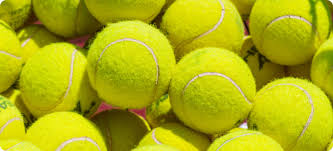
#> input picture OpenCV/HoughIslemleri/circle.jpg, 333 x 151 px, found by its file name
$ python HoughCircle.py
#> lines starting #> are read from the running program, lines starting #| are printed output that depends on the picture; after the words box and inside, x2 and y2 are one past the last pixel; in counts of white or black regions, pixels touching at a corner belong together
import cv2
import numpy as np

img = cv2.imread("C:/Users/muhar/OneDrive/Belgeler/GitHub/ArtekEgitim1/OpenCV/HoughIslemleri/circle.jpg")
#> img is the input picture: shape (151, 333, 3); mean B, G, R 15, 175.7, 174.3

gray = cv2.cvtColor(img, cv2.COLOR_BGR2GRAY)
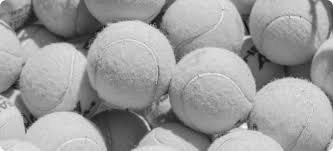
#> gray: shape (151, 333); min 6, max 255, mean 156.9
img_blur = cv2.medianBlur(gray, 5)

circles = cv2.HoughCircles(img_blur, cv2.HOUGH_GRADIENT, dp=1, minDist=50, param1=50, param2=30, minRadius=0, maxRadius=0)
#> circles = [[129.5, 66.5, 46.3], [211.5, 88.5, 42.7], [290.5, 121.5, 44.4], [260.5, 74.5, 52], [56.5, 77.5, 34.4], [84.5, 141.5, 93.7], [209.5, 37.5, 40.2], [170.5, 142.5, 30.2], [61.5, 21.5, 20.5], [7.5, 117.5, 22.9], [280.5, 1.5, 26.6]]

if circles is not None:
    circles = np.uint16(np.around(circles))
#> circles = [[130, 66, 46], [212, 88, 43], [290, 122, 44], [260, 74, 52], [56, 78, 34], [84, 142, 94], [210, 38, 40], [170, 142, 30], [62, 22, 20], [8, 118, 23], [280, 2, 27]]
    for i in circles[0, :]:
        cv2.circle(img, (i[0], i[1]), i[2], (0, 255, 0), 2)
#> this loop made 11 passes
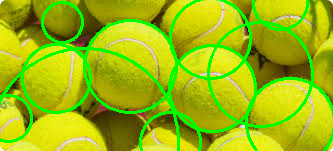
#> img: shape (151, 333, 3); 12.2% of pixels changed, all inside (x1, y1, x2, y2) = (0, 0, 333, 151)

cv2.imshow("Detected Circles", img)
cv2.waitKey(0)
cv2.destroyAllWindows()

$ run again, with OpenCV/HoughIslemleri/houghline.jpg copied over OpenCV/HoughIslemleri/circle.jpg
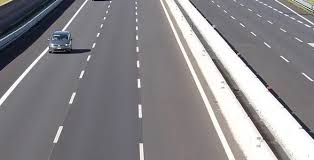
#> input picture OpenCV/HoughIslemleri/houghline.jpg, 314 x 160 px, found by its file name
#> img is the input picture: shape (160, 314, 3); mean B, G, R 138.2, 135, 137.1
#> `img_blur = cv2.medianBlur(gray, 5)`:
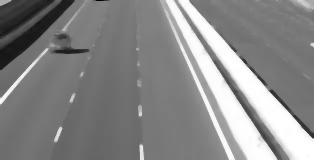
#> img_blur: shape (160, 314); min 2, max 255, mean 135.3
#> `circles = cv2.HoughCircles(img_blur, cv2.HOUGH_GRADIENT, dp=1, minDist..`: circles = [[103.5, 141.5, 141.9], [156.5, 123.5, 88.7], [84.5, 87.5, 56.3], [242.5, 132.5, 23.9]]
#> `circles = np.uint16(np.around(circles))`: circles = [[104, 142, 142], [156, 124, 89], [84, 88, 56], [242, 132, 24]]
#> the loop `for i in circles[0, :]:` made 4 passes
#> after the loop `for i in circles[0, :]:`:
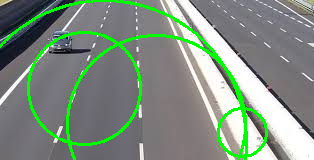
#> img: shape (160, 314, 3); 6.82% of pixels changed, all inside (x1, y1, x2, y2) = (0, 0, 268, 160)
